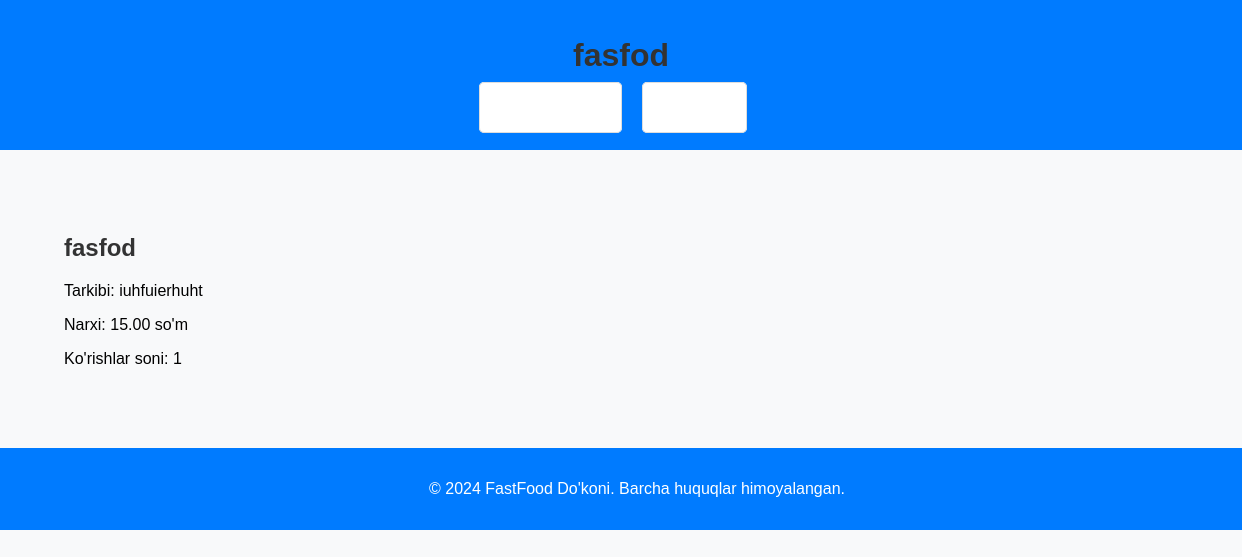
The page /food/1/ on the database its author committed.
### fastfood_app/models.py (models this page shows, shortened)
class Food(models.Model):
    food_type = models.ForeignKey(FoodType, on_delete=models.CASCADE, verbose_name="Oziq-ovqat turi")
    nomi = models.CharField(max_length=100, verbose_name="Oziq-ovqat nomi")
    tarkibi = models.TextField(verbose_name="Tarkibi")
    narxi = models.DecimalField(max_digits=10, decimal_places=2, verbose_name="Narxi")
    korishlar_soni = models.PositiveIntegerField(default=0, verbose_name="Ko'rishlar soni")
    rasm = models.ImageField(upload_to='food_images/', blank=True, null=True, verbose_name="Rasm")
    class Meta:
        verbose_name = "Oziq-ovqat"
        verbose_name_plural = "Oziq-ovqatlar"

### fastfood_app/views.py (the view)
# urls.py: path('food/<int:pk>/', views.food_detail, name='food_detail'),
def food_detail(request, pk):
    food = get_object_or_404(Food, pk=pk)
    food.korishlar_soni += 1
    food.save()
    return render(request, 'food_detail.html', {'food': food})

### templates/food_detail.html (shortened to what this page needs)
{% load static %}
<!DOCTYPE html>
<html lang="uz">
<head>
    <link rel="stylesheet" href="{% static 'fastfood_app/style.css' %}">
</head>
<body>
    <header>
        <h1>{{ food.nomi }}</h1>
        <nav>
            <ul>
                <li><a href="{% url 'home' %}">Bosh sahifa</a></li>
                <li><a href="{% url 'logout' %}">Chiqish</a></li>
            </ul>
        </nav>
    </header>
    <main>
        <section>
            <h2>{{ food.nomi }}</h2>
            <p>Tarkibi: {{ food.tarkibi }}</p>
            <p>Narxi: {{ food.narxi }} so'm</p>
            <p>Ko'rishlar soni: {{ food.korishlar_soni }}</p>
        </section>
    </main>
    <footer>
        <p>&copy; 2024 FastFood Do'koni. Barcha huquqlar himoyalangan.</p>
    </footer>
</body>
</html>

### static/style.css (style rules this page uses)
body { font-family: Arial, sans-serif; background-color: #f8f9fa; margin: 0; padding: 0; }
header { background-color: #007bff; color: white; padding: 1rem; text-align: center; }
nav ul { list-style: none; padding: 0; }
nav ul li { display: inline; margin-right: 1rem; }
nav ul li a { color: white; text-decoration: none; }
main, section { padding: 2rem; }
h1, h2 { color: #333; }
ul { list-style-type: none; padding: 0; }
ul li { background-color: white; margin-bottom: 1rem; padding: 1rem; border: 1px solid #ddd; border-radius: 5px; }
ul li a { font-size: 1.2rem; font-weight: bold; text-decoration: none; color: #333; }
footer { background-color: #007bff; color: white; text-align: center; padding: 1rem; position: relative; width: 100%; }

### rows shown on the page
Food: nomi "fasfod", tarkibi "iuhfuierhuht", narxi "15.00", korishlar_soni "1"
